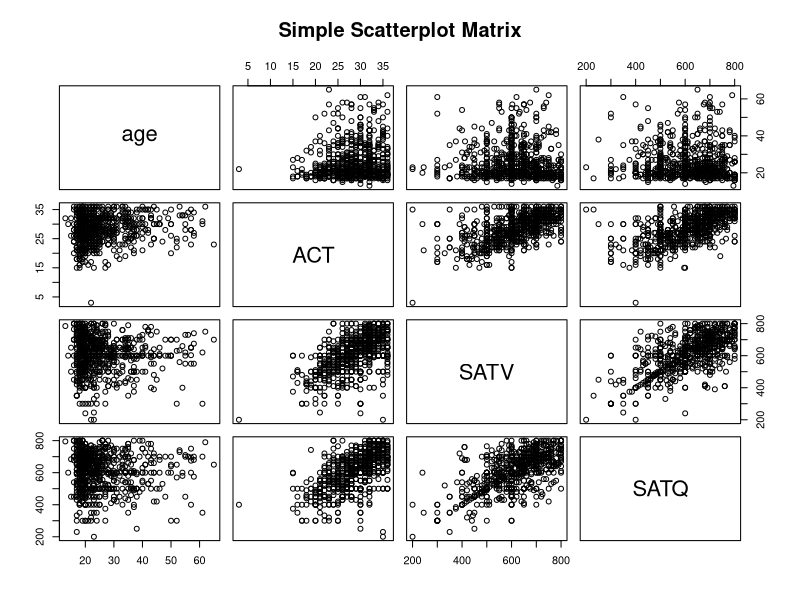

Generate this figure with R:
#Confidence interval and hypothesis testing for the mean in $R$

x <- c(4,4,8,0,6,5,2,6,3,6,5,4,0,9,9,1,9,6,1,1)

t.test(x,mu=6)

t.test(x,mu=4)

#Computing the correlation and testing the null hypothesis with $R$

install.packages("psych")

library(psych)

data(sat.act)

cor(sat.act)

pdf("scatter.pdf")
pairs(~age+ACT+SATV+SATQ,data=sat.act, main="Simple Scatterplot Matrix")
dev.off()

cor.test(sat.act$ACT, sat.act$SATV)

matrix <- corr.test(sat.act)

matrix$r

matrix$p


